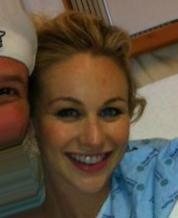
#> input picture ex/CelebA_SFaces/088003.jpg, 178 x 218 px; its folder holds only this picture in this run
$ jupyter execute OdoMedium.ipynb
#> lines starting #> are read from the running program, lines starting #| are printed output that depends on the picture
[cell 1]
# Importando pacotes
import os
import sys
import cv2
import numpy as np
from glob import glob
# Criando a matriz pela lista de imagens
def createDataMatrix(images):
    print("Criando a matriz com os dados ",end=" ... ")
    data = np.zeros((len(images), np.prod(images[0].shape)), dtype=np.float32)
    for i in range(0, len(images)):
        data[i,:] = images[i].flatten()
    print("TERMINADO")
    return data
# Lendo as imagens do diretório
def readImages(path):
#> called with path = 'CelebA_SFaces'
    print("Lendo as imagens do diretório {} ".format(path), end="...")

    # Lista para as imagens
    images = []

    # Iterando todas as imagens do diretório
    for imageFile in glob("{}/*jpg".format(path)):

        # Tentativa de leitura da iamgem
        im = cv2.imread(imageFile)
#> im is the input picture: shape (218, 178, 3); mean B, G, R 65.5, 80.9, 94.4
        if im is None:
            print("A imagem '{}' não pôde ser lida".format(imageFile))
        else :
            # Convertendo a imagem
            im = np.float32(im)/255.0
            # Adicionando a imagem para a Lista
            images.append(im)
            # Rotacioando a imagem
            imFlip = cv2.flip(im, 1);
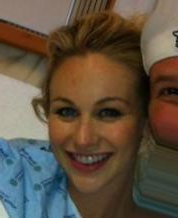
#> imFlip: shape (218, 178, 3) float32; mean B, G, R 0.257, 0.317, 0.37
            # Adicionando a imagem rotacionadada
            images.append(imFlip)

    # Caso nenhuma imagem seja lida, encerre o programa
    if not len(images):
        print("FATAL ERROR - Nenhuma imagem encontrada")
        sys.exit(0)
# Exibindo a quantidade de imagens lidas
    print("{} arquivos lidos".format(int(len(images)/2)))
#| 1 arquivos lidos

    return images
# Adicionando os pesos para cada Eigenface
def createNewFace(*args):
    # Começando pela imagem média
    output = averageFace

    # Adicionando todas as Eigenfaces com os respectivos pesos
    for i in range(0, NUM_EIGEN_FACES):
        sliderValues[i] = cv2.getTrackbarPos("Peso" + str(i), "Eigenfaces e Pesos");
        weight = sliderValues[i] - MAX_SLIDER_VALUE/2
        output = np.add(output, eigenFaces[i] * weight)
# Exibe os resultados com o dobro do tamanho
    output = cv2.resize(output, (0,0), fx=2, fy=2)
    cv2.imshow("Resultado", output)
def resetSliderValues(*args):
    for i in range(0, NUM_EIGEN_FACES):
        cv2.setTrackbarPos("Peso" + str(i), "Eigenfaces e Pesos", int(MAX_SLIDER_VALUE/2));
    createNewFace()

print("Aaa")
if __name__ == '__main__':
# Quantidade de EigenFaces a serem gerados (considerados)
    NUM_EIGEN_FACES = 15
# Peso máximo dos EigenFaces
    MAX_SLIDER_VALUE = 255
# Diretório das imagens
    print("aaa")
    dirName = "CelebA_SFaces"
# Lendo as imagens
    images = readImages(dirName)
#> images = 2 items

    # Tamanho das imagens (todas possuem tamanhos iguais)
    sz = images[0].shape
#> sz = (218, 178, 3)
# Cria uma matriz para a ACP
    data = createDataMatrix(images)
#> the loop in createDataMatrix, `for i in range(0, len(images)):` made 2 passes
# Cálcula os EigenVectors
    print("Calculando ACP ", end="...")
    mean, eigenVectors = cv2.PCACompute(data, mean=None, maxComponents=NUM_EIGEN_FACES)
    print ("Finalizado")
averageFace = mean.reshape(sz)
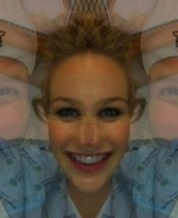
#> averageFace: shape (218, 178, 3) float32; mean of channels 0, 1, 2 0.257, 0.317, 0.37; drawn as B, G, R
eigenFaces = [];
for eigenVector in eigenVectors:
        eigenFace = eigenVector.reshape(sz)
        eigenFaces.append(eigenFace)
#> this loop made 2 passes
#> pass 1, `eigenFace = eigenVector.reshape(sz)`:
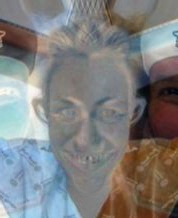
#> eigenFace: shape (218, 178, 3) float32; mean of channels 0, 1, 2 6.43e-12, -5.22e-12, -3.28e-12; drawn with min black and max white
#> pass 2, `eigenFace = eigenVector.reshape(sz)`:
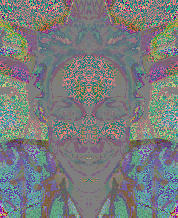
#> eigenFace: shape (218, 178, 3) float32; mean of channels 0, 1, 2 -0.000135, -0.000274, -0.000538; drawn with min black and max white
#> after the loop, eigenFaces = 2 items
# Cria uma janela para exibir o rosto médio
cv2.namedWindow("Resultado", cv2.WINDOW_AUTOSIZE)

# Exibe as imagens com o dobro do tamanho
output = cv2.resize(averageFace, (0,0), fx=2, fy=2)
cv2.imshow("Resultado", output)
# Janela para os sliders
cv2.namedWindow("Eigenfaces e Pesos", cv2.WINDOW_AUTOSIZE)
sliderValues = []

# Cria os sliders
for i in range(0, NUM_EIGEN_FACES):
    sliderValues.append(int(MAX_SLIDER_VALUE/2))
    cv2.createTrackbar("Peso" + str(i), "Eigenfaces e Pesos", int(MAX_SLIDER_VALUE/2), MAX_SLIDER_VALUE, createNewFace)

# Clicando na imagem original, reseta os sliders.
cv2.setMouseCallback("Resultado", resetSliderValues)
cv2.waitKey(0)
cv2.destroyAllWindows()

$ run again, on ex/CelebA_SFaces/088007.jpg
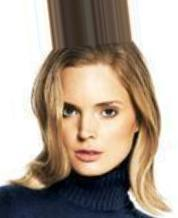
#> input picture ex/CelebA_SFaces/088007.jpg, 178 x 218 px
#> in readImages, im is the input picture: shape (218, 178, 3); mean B, G, R 145.6, 159.5, 173.9
#> in readImages, `imFlip = cv2.flip(im, 1);`:
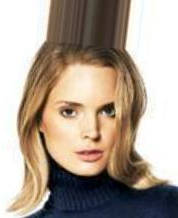
#> imFlip: shape (218, 178, 3) float32; mean B, G, R 0.571, 0.625, 0.682
#| 1 arquivos lidos
#> images = 2 items
#> the loop in createDataMatrix, `for i in range(0, len(images)):` made 2 passes
#> the loop `for eigenVector in eigenVectors:` made 2 passes
#> pass 2, `eigenFace = eigenVector.reshape(sz)`:
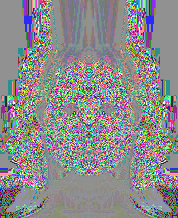
#> eigenFace: shape (218, 178, 3) float32; mean of channels 0, 1, 2 -0.000249, -0.000357, -0.000325; drawn with min black and max white

$ run again, on ex/CelebA_SFaces/088009.jpg
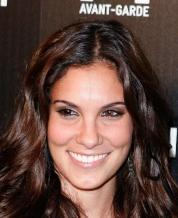
#> input picture ex/CelebA_SFaces/088009.jpg, 178 x 218 px
#> in readImages, im is the input picture: shape (218, 178, 3); mean B, G, R 62.6, 70.4, 96.2
#> in readImages, `imFlip = cv2.flip(im, 1);`:
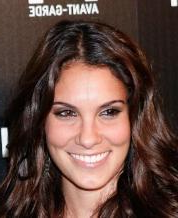
#> imFlip: shape (218, 178, 3) float32; mean B, G, R 0.246, 0.276, 0.377
#| 1 arquivos lidos
#> images = 2 items
#> the loop in createDataMatrix, `for i in range(0, len(images)):` made 2 passes
#> the loop `for eigenVector in eigenVectors:` made 2 passes
#> pass 2, `eigenFace = eigenVector.reshape(sz)`:
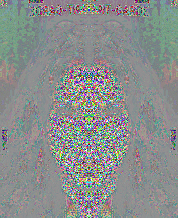
#> eigenFace: shape (218, 178, 3) float32; mean of channels 0, 1, 2 -0.000342, -0.000274, -0.000568; drawn with min black and max white

$ run again, on ex/CelebA_SFaces/088004.jpg
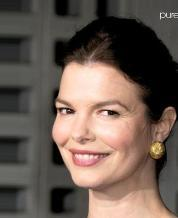
#> input picture ex/CelebA_SFaces/088004.jpg, 178 x 218 px
#> in readImages, im is the input picture: shape (218, 178, 3); mean B, G, R 81.2, 90.3, 105.5
#| 1 arquivos lidos
#> images = 2 items
#> the loop in createDataMatrix, `for i in range(0, len(images)):` made 2 passes
#> the loop `for eigenVector in eigenVectors:` made 2 passes
#> pass 2, `eigenFace = eigenVector.reshape(sz)`:
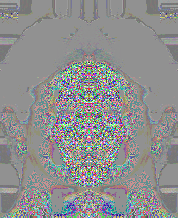
#> eigenFace: shape (218, 178, 3) float32; mean of channels 0, 1, 2 -0.000188, -0.00019, -0.000229; drawn with min black and max white
